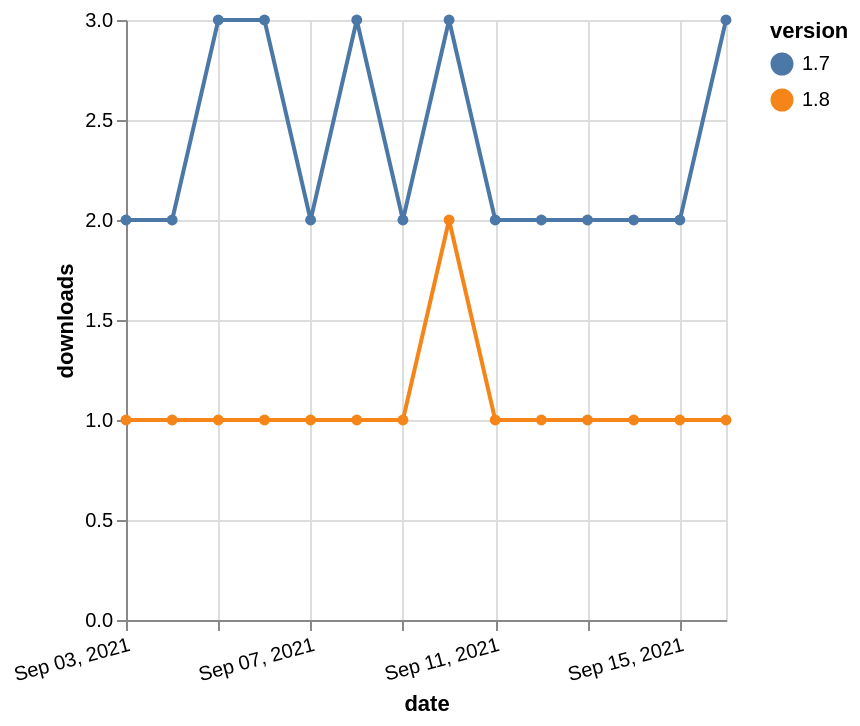

Write the Vega-Lite specification saved for this chart.
### Vega-Lite specification from a JSON file in a GitHub repository (floating-point values rounded to 4 significant figures)
{"$schema": "https://vega.github.io/schema/vega-lite/v5.json", "description": "A simple bar chart with embedded data.", "data": {"values": [{"date": "2021-09-03", "total": 8807, "delta": 2, "version": "1.7"}, {"date": "2021-09-04", "total": 8809, "delta": 2, "version": "1.7"}, {"date": "2021-09-05", "total": 8812, "delta": 3, "version": "1.7"}, {"date": "2021-09-06", "total": 8815, "delta": 3, "version": "1.7"}, {"date": "2021-09-07", "total": 8817, "delta": 2, "version": "1.7"}, {"date": "2021-09-08", "total": 8820, "delta": 3, "version": "1.7"}, {"date": "2021-09-09", "total": 8822, "delta": 2, "version": "1.7"}, {"date": "2021-09-10", "total": 8825, "delta": 3, "version": "1.7"}, {"date": "2021-09-11", "total": 8827, "delta": 2, "version": "1.7"}, {"date": "2021-09-12", "total": 8829, "delta": 2, "version": "1.7"}, {"date": "2021-09-13", "total": 8831, "delta": 2, "version": "1.7"}, {"date": "2021-09-14", "total": 8833, "delta": 2, "version": "1.7"}, {"date": "2021-09-15", "total": 8835, "delta": 2, "version": "1.7"}, {"date": "2021-09-16", "total": 8838, "delta": 3, "version": "1.7"}, {"date": "2021-09-03", "total": 964, "delta": 1, "version": "1.8"}, {"date": "2021-09-04", "total": 965, "delta": 1, "version": "1.8"}, {"date": "2021-09-05", "total": 966, "delta": 1, "version": "1.8"}, {"date": "2021-09-06", "total": 967, "delta": 1, "version": "1.8"}, {"date": "2021-09-07", "total": 968, "delta": 1, "version": "1.8"}, {"date": "2021-09-08", "total": 969, "delta": 1, "version": "1.8"}, {"date": "2021-09-09", "total": 970, "delta": 1, "version": "1.8"}, {"date": "2021-09-10", "total": 972, "delta": 2, "version": "1.8"}, {"date": "2021-09-11", "total": 973, "delta": 1, "version": "1.8"}, {"date": "2021-09-12", "total": 974, "delta": 1, "version": "1.8"}, {"date": "2021-09-13", "total": 975, "delta": 1, "version": "1.8"}, {"date": "2021-09-14", "total": 976, "delta": 1, "version": "1.8"}, {"date": "2021-09-15", "total": 977, "delta": 1, "version": "1.8"}, {"date": "2021-09-16", "total": 978, "delta": 1, "version": "1.8"}]}, "width": "container", "mark": {"type": "line", "point": {"filled": true}}, "encoding": {"x": {"field": "date", "type": "temporal", "timeUnit": "yearmonthdate", "title": "date", "axis": {"labelAngle": -15}}, "y": {"field": "delta", "type": "quantitative", "title": "downloads"}, "color": {"field": "version", "type": "nominal"}, "tooltip": {"field": "delta"}}}
